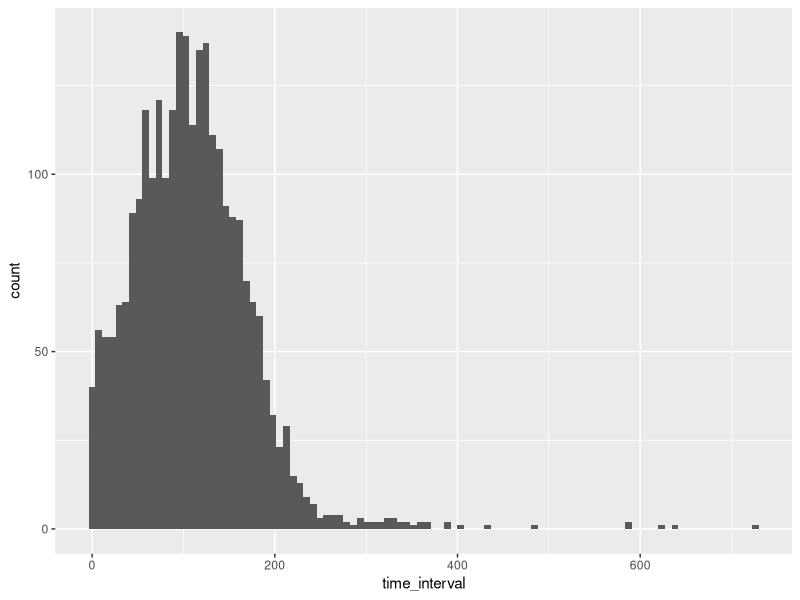
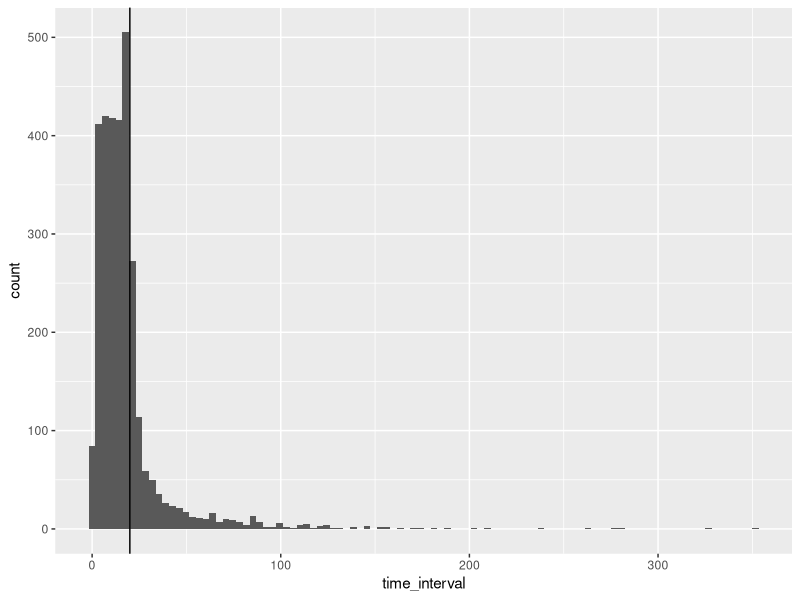

Recreate these plots in R, in order. (Note: this script raises an error after producing the figures.)
################################################################################
# EGON -- LEONIE
################################################################################
library(tidyverse)
library(dplyr)

setwd(dirname(rstudioapi::getActiveDocumentContext()$path))

# Read in the dataset
data <- data.table::fread(
    file.path("data", "DEJONCKHEERE.csv"),
    data.table = FALSE
)

# Filter only ESM data, i.e. drop data from the informed consent and debriefing
data <- data %>%
    filter(
        !(questionListName %in%
            c("IC and Baseline Questionnaire (Birte)", "Debriefing"))
    )

# Select only the columns that we are interested in
data <- data %>%
    # dplyr::select(
    #     connectionId,
    #     scheduledBeepId,
    #     questionListName, # Questionnaire and condition
    #     timeStampStart,
    #     timeStampStop,
    #     ontspannen_sliderNegPos:angstig_sliderNegPos
    #) %>%
    dplyr::rename(
        id = connectionId,
        condition = questionListName,
        scheduledBeep = scheduledBeepId,
        time_start = timeStampStart,
        time_stop = timeStampStop,
        relaxed = ontspannen_sliderNegPos,
        frustrated = gefrustreerd_sliderNegPos,
        sad = droevig_sliderNegPos,
        at_ease = rustig_sliderNegPos,
        stressed = gestresseerd_sliderNegPos,
        enthusiastic = enthousiast_sliderNegPos,
        bored = verveeld_sliderNegPos,
        somber = neerslachtig_sliderNegPos,
        happy = blij_sliderNegPos,
        elated = opgewekt_sliderNegPos,
        content = tevreden_sliderNegPos,
        anxious = angstig_sliderNegPos
    )

# M-path questionnaire names need to be changed (followup in m-path means that in that questionnaire there is a follow up item;
# but this means that in this questionnaire there is an item indicating that the "mood" questionnaire needs to be triggered the next time)
# so Mood is actually the follow up
data <- data %>%
    mutate(
        condition = case_match(
            condition,
            "Mood_followup" ~ "mood",
            "Mood" ~ "followup",
            .default = condition
        )
    )

data %>%
    group_by(id, condition) %>%
    summarise(beeps = n())

# Sort the data: because time_start does not allow us to sort the missed beeps into the right order, we would need to sort by scheduled beep. But this does not wor because the mood and mood_followup
# are not continuous in their scheduled beep ids. So we need to first
data <- data %>%
    arrange(id)

# Data from m-Path is already in the time zone of the participant, probably Europe/Brussels.
# Thus, these timestamps are _not_ UNIX timestamps (as they are in UTC), but rather the number of
# seconds since 1970-01-01 compared to the participant's local time zone. Converting them leaves
# them in UTC, which is not that problematic unless you combine it with other data.
# Transform timestamp to POSIXct

data <- data %>%
    group_by(id) %>%
    mutate(
        time_start = as_datetime(time_start),
        time_stop = as_datetime(time_stop),
        .after = "condition"
    ) %>%
    arrange(id, time_start) %>%
    mutate(across(time_start:time_stop, \(x) {
        force_tz(x, tzone = "Europe/Brussels")
    }))


# Retain only time columns and columns with no missing or empty ("") values
# Note: We need to put `!is.POSIXt(x)` in the `where()` clause, as POSIXt cannot be compared against
# string literals.
data <- data %>%
    dplyr::select(
        id:time_stop,
        where(\(x) !is.POSIXt(x) && any(!is.na(x)) && any(x != ""))
    )

# Create the date, and the total beep duration.
data <- data %>%
    group_by(id) %>%
    mutate(
        date = as_date(time_start),
        onbeep.mins = time_length(time_stop - time_start, "mins"),
        .after = "id"
    ) 

# Add `day.no` to represent the current day in their study for each `id`
data <- data %>%
  filter(!is.na(date)) %>%
    group_by(id) %>%
    nest() %>%
    mutate(data = map(data, ~ group_by(., date))) %>%
    mutate(data = map(data, ~ mutate(., day.no = cur_group_id()))) %>%
    unnest(data) %>%
    ungroup() %>%
    relocate(day.no, .after = date)

# Add the beep number (per day)
data <- data %>%
    group_by(id, day.no) %>%
    mutate(beep.no = seq.int(1, n(), 1)) %>%
    arrange(id, time_start) %>%
    relocate(beep.no, .after = day.no)

# Whether the beep was missed entirely
data <- data %>%
    mutate(missed = is.na(time_start))

freqtable = data %>% 
  group_by(id) %>%
  summarise(
    total_eeps = n(),
    days = max(day.no)
  ) 

table(freqtable$days)

# Compute time intervals per person per beep. Importantly, NAs should be
# accounted for as well in consecutive time intervals: They will be deleted
# afterwards
data <- data %>%
    group_by(id, day.no) %>%
    mutate(
        time_interval = time_length(time_stop - lag(time_stop), "mins"),
        .after = time_stop
    )

data %>%
    filter(condition == "mood") %>%
    ggplot2::ggplot(aes(x = time_interval)) +
    ggplot2::geom_histogram(bins = 100)


data %>%
    filter(condition == "followup") %>%
    ggplot2::ggplot(aes(x = time_interval)) +
    ggplot2::geom_histogram(bins = 100) +
    ggplot2::geom_vline(xintercept = 20)

data %>%
    group_by(condition) %>%
    summarise(
        mean_interval = mean(time_interval, na.rm = TRUE),
        median_interval = median(time_interval, na.rm = TRUE),
        sd_interval = sd(time_interval, na.rm = TRUE)
    )

## Do we need a differentiation for follow up and non_followup ?
# Determine the condition based on the time interval
data <- data %>%
    group_by(id, day.no) %>%
    mutate(
        pair = case_when(
            time_interval < 20 ~ "followup_pair",
            time_interval >= 45 & time_interval < 120 ~ "non_followup_pair",
            .default = NA_character_
        ),
        .after = condition
    )


## Finding the pairs
dataset_followups =
    add_nas(
        dat = data,
        id = "id",
        min_diff = 1,
        max_diff = 20,
        time_units = "mins",
        time_var = "time_start"
    )

dataset_beeps =
    add_nas(
        dat = data,
        id = "id",
        min_diff = 45,
        max_diff = 175,
        time_units = "mins",
        time_var = "time_start"
    )

write.csv(
    dataset_followups,
    file = file.path("data_processed", "dataset_dejonckheere_short_interval"),
    row.names = FALSE
)

write.csv(
    dataset_beeps,
    file = file.path("data_processed", "dataset_dejonckheere_long_interval"),
    row.names = FALSE
)

# To Do: Leo preeprocessing steps
# figuring out intervals,
# proposing how to split the datasets
# decision rules for follow up vs non follow up
